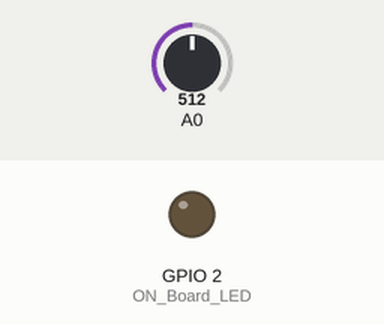
The sketch below on a simulated ESP8266 (NodeMCU). On the bench: output pins drawn as LEDs (lit = HIGH). The inputs (shaded band) are chosen by the test bench; at power-on: A0 = 512. WiFi joins after 1.5 s; servers stay silent unless stated; uploads are accepted with an empty reply; what the sketch prints to the serial monitor is not drawn.

Above: at 0.0 s.
At 1.8 s:
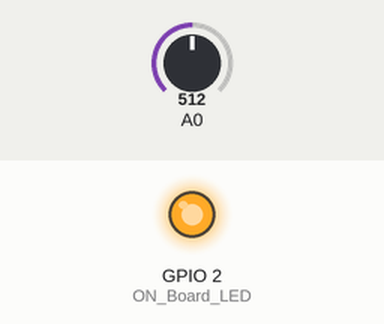
Timing chart, 0 to 3.3 s (numbered marks = the images above):
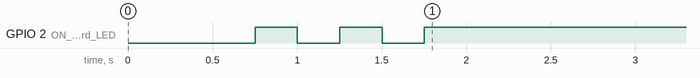

The sketch:

esp8266_google_sheet.ino
```cpp
#include <ESP8266WiFi.h>
#include <WiFiClientSecure.h>

#define ON_Board_LED 2  //--> Defining an On Board LED, used for indicators when the process of connecting to a wifi router

const char* ssid = "MOAML"; //--> Your wifi name or SSID.
const char* password = "19991999"; //--> Your wifi password.

 int pot=0;
//----------------------------------------Host & httpsPort
const char* host = "script.google.com";
const int httpsPort = 443;
//----------------------------------------

WiFiClientSecure client; //--> Create a WiFiClientSecure object.

String GAS_ID = "AKfycbwRBny1rVxNQkkNHrS88wcxCNr917-UFjsX2py24-HlvIB9KfY"; //--> spreadsheet script ID

void setup() {
  // put your setup code here, to run once:
  Serial.begin(115200);
  delay(500);


  WiFi.begin(ssid, password); //--> Connect to your WiFi router
  Serial.println("");

  pinMode(ON_Board_LED,OUTPUT); //--> On Board LED port Direction output
  digitalWrite(ON_Board_LED, HIGH); //--> Turn off Led On Board

  //----------------------------------------Wait for connection
  Serial.print("Connecting");
  while (WiFi.status() != WL_CONNECTED) {
    Serial.print(".");
    //----------------------------------------Make the On Board Flashing LED on the process of connecting to the wifi router.
    digitalWrite(ON_Board_LED, LOW);
    delay(250);
    digitalWrite(ON_Board_LED, HIGH);
    delay(250);
    //----------------------------------------
  }
  //----------------------------------------
  digitalWrite(ON_Board_LED, HIGH); //--> Turn off the On Board LED when it is connected to the wifi router.
  Serial.println("");
  Serial.print("Successfully connected to : ");
  Serial.println(ssid);
  Serial.print("IP address: ");
  Serial.println(WiFi.localIP());
  Serial.println();
  //----------------------------------------

  client.setInsecure();
}

void loop() {

 pot = analogRead(A0);
  sendData(pot); //--> Calls the sendData Subroutine
}

// Subroutine for sending data to Google Sheets
void sendData(int pot) {
  Serial.println("==========");
  Serial.print("connecting to ");
  Serial.println(host);

  //----------------------------------------Connect to Google host
  if (!client.connect(host, httpsPort)) {
    Serial.println("connection failed");
    return;
  }
  //----------------------------------------

  //----------------------------------------Processing data and sending data
  String potential =  String(pot);

  String url = "/macros/s/" + GAS_ID + "/exec?value=" + potential;
  Serial.print("requesting URL: ");
  Serial.println(url);

  client.print(String("GET ") + url + " HTTP/1.1\r\n" +
         "Host: " + host + "\r\n" +
         "User-Agent: BuildFailureDetectorESP8266\r\n" +
         "Connection: close\r\n\r\n");

  Serial.println("request sent");
  //----------------------------------------

  //----------------------------------------Checking whether the data was sent successfully or not
  while (client.connected()) {
    String line = client.readStringUntil('\n');
    if (line == "\r") {
      Serial.println("headers received");
      break;
    }
  }
  String line = client.readStringUntil('\n');
  if (line.startsWith("{\"state\":\"success\"")) {
    Serial.println("esp8266/Arduino CI successfull!");
  } else {
    Serial.println("esp8266/Arduino CI has failed");
  }
  Serial.print("reply was : ");
  Serial.println(line);
  Serial.println("closing connection");
  Serial.println("==========");
  Serial.println();
  //----------------------------------------
}
```
